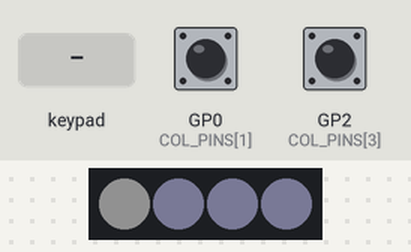
A program run on a simulated Raspberry Pi Pico. Shown: 4 RGB LEDs in strip order, left to right. Wiring (inferred from the names in the program): 5×2 keypad with keys 1 2 3 4 5 6 7 8 9 A (labels assumed): rows GP6, GP26, GP27, GP28, GP29; columns GP7, GP1. Inputs (shaded band) come from the test bench; at power-on: GP0 (COL_PINS[1]) HIGH, GP2 (COL_PINS[3]) HIGH. Dim RGB values are drawn brighter than linear; USB keyboard and mouse output is not drawn.

Above: at 1.2 s.
1.3 s: GP0 (COL_PINS[1]) pulled LOW for 3.2 s
At 2.3 s:
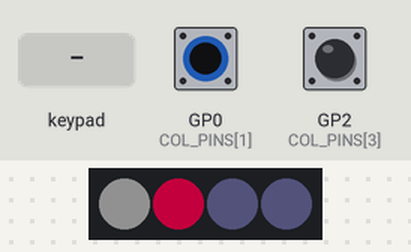
7.5 s: GP2 (COL_PINS[3]) pulled LOW for 3.2 s
At 8.1 s:
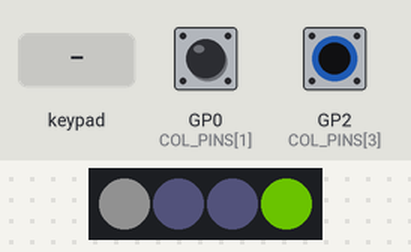
12.2 s: keypad keys 1 3 9 7 A pressed 0.4 s apart
At 12.27 s:
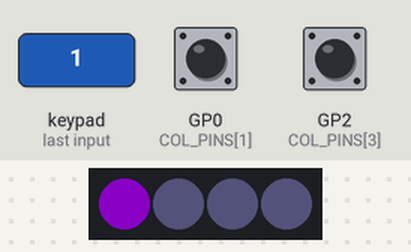
15.7 s: GP0 (COL_PINS[1]) pulled LOW for 0.15 s
At 15.77 s:
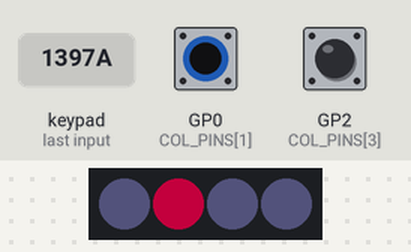
18.8 s: GP2 (COL_PINS[3]) pulled LOW for 0.15 s
At 18.87 s:
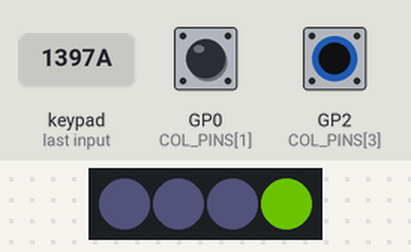
21.8 s: GP0 (COL_PINS[1]) pulled LOW for 1 s
At 22.6 s:
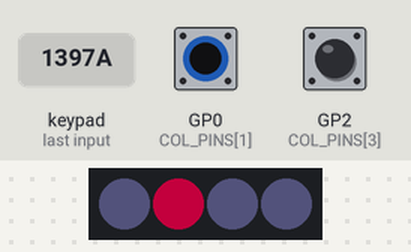
Timing chart, 0 to 25.8 s (numbered marks = the images above; inputs shaded):
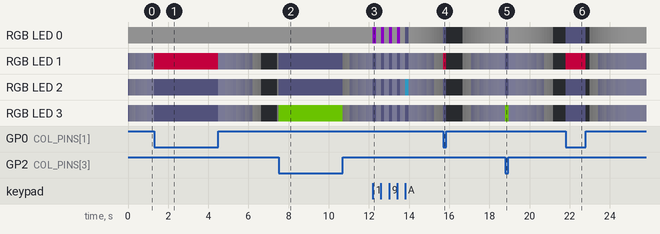

The program:

main.cpp
```cpp
/*
**IMPORTANT: This program compiles, but HAVEN'T been tested on real hardware. It is subject to change according to test results.**
Project: Hackpad_numeric_keypad
Creator: YuanRetro (William Li)
Last Modified: 2026-MAR-21
Repo: https://github.com/yuanretro/Hackpad_Numeric_Keypad
Current features:
- Registers the keypad as a standard USB HID device and sends inputs accordingly.
- The NumLock key switches between number and function keys.
- One of the LEDs in the strip indicates the current NumLock state, while the others flash on input.
- The LED strip displays a breathing effect when the keypad is idle.
*/

#include <Arduino.h>
#include <Keyboard.h>
#include <Adafruit_NeoPixel.h>

// Keypad array GPIOs
const uint8_t ROW_PINS[5] = {26, 27, 28, 29, 6};
const uint8_t COL_PINS[4] = {7, 0, 1, 2};

// LED strip GPIOs
#define LED_PIN 4
#define LED_COUNT 4
Adafruit_NeoPixel strip(LED_COUNT, LED_PIN, NEO_GRBW + NEO_KHZ800);

// HID key codes
#define KP_NONE 0x00
#define KP_NUMLOCK 0x53
#define KP_SLASH 0x54
#define KP_ASTERISK 0x55
#define KP_MINUS 0x56
#define KP_PLUS 0x57
#define KP_ENTER 0x58
#define KP_1 0x59
#define KP_2 0x5A
#define KP_3 0x5B
#define KP_4 0x5C
#define KP_5 0x5D
#define KP_6 0x5E
#define KP_7 0x5F
#define KP_8 0x60
#define KP_9 0x61
#define KP_0 0x62
#define KP_DOT 0x63

// Keypad mapping for keys not affected by NumLock state
const uint8_t KEY_FIXED[5][4] = {
    {KP_NUMLOCK, KP_SLASH, KP_ASTERISK, KP_MINUS},
    {KP_NONE, KP_NONE, KP_NONE, KP_PLUS},
    {KP_NONE, KP_NONE, KP_NONE, KP_NONE},
    {KP_NONE, KP_NONE, KP_NONE, KP_ENTER},
    {KP_NONE, KP_NONE, KP_NONE, KP_NONE},
};

// Keypad mapping when NumLock is active
const uint8_t KEY_NUMON[5][4] = {
    {KP_NONE, KP_NONE, KP_NONE, KP_NONE},
    {KP_7, KP_8, KP_9, KP_NONE},
    {KP_4, KP_5, KP_6, KP_NONE},
    {KP_1, KP_2, KP_3, KP_NONE},
    {KP_0, KP_NONE, KP_DOT, KP_NONE},
};

// Keypad mapping when NumLock is inactive
const uint8_t KEY_NUMOFF[5][4] = {
    {KP_NONE, KP_NONE, KP_NONE, KP_NONE},
    {KEY_HOME, KEY_UP_ARROW, KEY_PAGE_UP, KP_NONE},
    {KEY_LEFT_ARROW, KP_NONE, KEY_RIGHT_ARROW, KP_NONE},
    {KEY_END, KEY_DOWN_ARROW, KEY_PAGE_DOWN, KP_NONE},
    {KEY_INSERT, KP_NONE, KEY_DELETE, KP_NONE},
};

// Key states
bool keyState[5][4] = {};
uint32_t lastChange[5][4] = {};
const uint32_t DEBOUNCE_MS = 12;

// NumLock state
bool numLock = true;
uint8_t colPressed[4] = {};

uint32_t COL_COLOR[4];

// Initial colors for the LED strip
void initColors()
{
  COL_COLOR[0] = strip.Color(180, 0, 255, 0);
  COL_COLOR[1] = strip.Color(255, 0, 80, 0);
  COL_COLOR[2] = strip.Color(60, 200, 255, 0);
  COL_COLOR[3] = strip.Color(140, 255, 0, 0);
}

// Update LED strip according to key press
void updateLEDs()
{
  for (int c = 0; c < 4; c++)
  {
    if (colPressed[c] > 0)
    {
      strip.setPixelColor(c, COL_COLOR[c]);
    }
    else if (c == 0 && numLock)
    {
      strip.setPixelColor(c, strip.Color(0, 0, 0, 50));
    }
    else
    {
      strip.setPixelColor(c, strip.Color(0, 0, 5, 8));
    }
  }
  strip.show();
}

// Breathe effect when no activity is present
void breathe()
{
  static uint32_t lastT = 0;
  static float phase = 0;
  if (millis() - lastT < 16)
    return;
  lastT = millis();
  phase += 0.02f;
  uint8_t w = (uint8_t)(25 + 25 * sinf(phase));
  strip.setPixelColor(0, strip.Color(0, 0, 0, numLock ? 50 : w));
  for (int i = 1; i < LED_COUNT; i++)
  {
    strip.setPixelColor(i, strip.Color(0, 0, w / 4, w));
  }
  strip.show();
}

// Obtain respective key code when a key is pressed
uint8_t getKeycode(int r, int c)
{
  if (KEY_FIXED[r][c] != KP_NONE)
  {
    return KEY_FIXED[r][c];
  }
  else
  {
    return numLock ? KEY_NUMON[r][c] : KEY_NUMOFF[r][c];
  }
}

// Initial setup method, executed each time the microcontroller boots
void setup()
{
  // Set up keyboard scanning
  for (int r = 0; r < 5; r++)
  {
    pinMode(ROW_PINS[r], OUTPUT);
    digitalWrite(ROW_PINS[r], HIGH);
  }
  for (int c = 0; c < 4; c++)
  {
    pinMode(COL_PINS[c], INPUT_PULLUP);
  }

  Keyboard.begin();

  // Set up LED strip
  strip.begin();
  strip.setBrightness(90);
  strip.clear();
  strip.show();

  initColors();
  updateLEDs();
}

// Executes repeatedly as long as the keypad is plugged in
void loop()
{
  bool anyPressed = false;
  bool ledDirty = false;

  // Scan for key presses
  for (int r = 0; r < 5; r++)
  {
    digitalWrite(ROW_PINS[r], LOW);
    delayMicroseconds(10);

    for (int c = 0; c < 4; c++)
    {
      // Ignore unrecognized keys
      uint8_t kc = getKeycode(r, c);
      if (kc == KP_NONE)
        continue;

      bool reading = !digitalRead(COL_PINS[c]);

      // Debouncing
      if (reading != keyState[r][c])
      {
        if (millis() - lastChange[r][c] >= DEBOUNCE_MS)
        {
          lastChange[r][c] = millis();
          keyState[r][c] = reading;

          if (reading)
          {
            if (kc == KP_NUMLOCK)
              numLock = !numLock;
            Keyboard.press(kc);
            colPressed[c]++;
          }
          else
          {
            Keyboard.release(kc);
            if (colPressed[c] > 0)
              colPressed[c]--;
          }
          ledDirty = true;
        }
      }
      if (keyState[r][c])
        anyPressed = true;
    }

    digitalWrite(ROW_PINS[r], HIGH);
  }

  // Start breathing once no activity is detected
  if (ledDirty)
  {
    updateLEDs();
  }
  else if (!anyPressed)
  {
    breathe();
  }

  delay(1);
}
```
